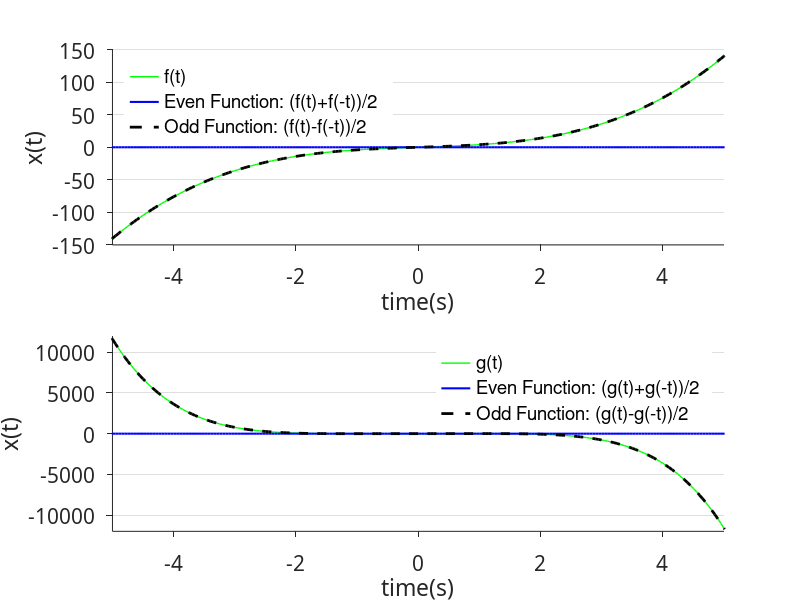

MATLAB code for this plot:
clc;
clear all;

t = -20:0.05:20;
t1 = -t;

%Function f(t)
subplot(2,1,1);
f = t.*(t.^2 + 3);
fmin = t1.*(t1.^2 + 3);
plot(t,f,'g', 'linewidth', 1);
xlabel('time(s)');
ylabel('x(t)');
set(gca, ...
    'Box', 'off', ...
    'TickDir', 'out', ...
    'YGrid', 'on', ...
    'FontSize', 15, ...
    'FontName','Typewriter');
axis([-5 5 -150 150]);
hold on;
%Even Function
ef = (f+fmin)/2; 
%Odd Function
of = (f-fmin)/2; 
plot(t,ef,'b', 'linewidth', 1.5);
hold on;
plot(t,of,'k--','linewidth', 2);
hold on;
legend('boxoff', 'location', "Northwest");
legend('f(t)','Even Function: (f(t)+f(-t))/2','Odd Function: (f(t)-f(-t))/2')


%Function g(t)
subplot(2,1,2);
g = t.*(2-t.^2).*(1+4.*t.^2);
gmin = t1.*(2-t1.^2).*(1+4.*t1.^2);
plot(t,g,'g','linewidth', 1);
xlabel('time(s)');
ylabel('x(t)');
set(gca, ...
    'Box', 'off', ...
    'TickDir', 'out', ...
    'YGrid', 'on', ...
    'FontSize', 15, ...
    'FontName','Typewriter');
axis([-5 5 -12000 12000]);
hold on;
%Even Function
eg = (g+gmin)/2; 
plot(t,eg,'b', 'linewidth', 1.5);
hold on;
%Odd Function
og = (g-gmin)/2;
plot(t,og,'k--','linewidth', 2);
hold on;
legend('boxoff', 'location', "best");
legend('g(t)','Even Function: (g(t)+g(-t))/2','Odd Function: (g(t)-g(-t))/2');


